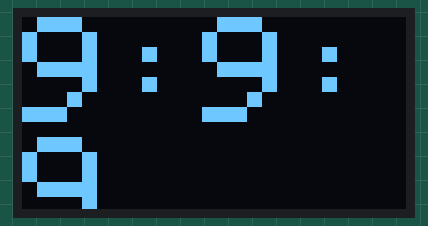
Bench run of a sketch on a simulated Arduino Uno, built with avr-gcc and run on an emulated ATmega328P. Parts: 128×64 one-colour display.

Above: at 0.14 s.
At 4.99 s:
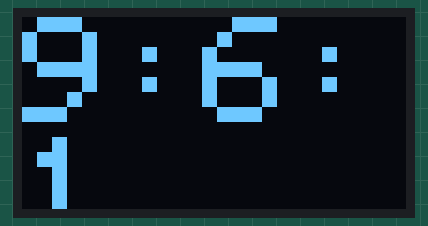
At 9.97 s:
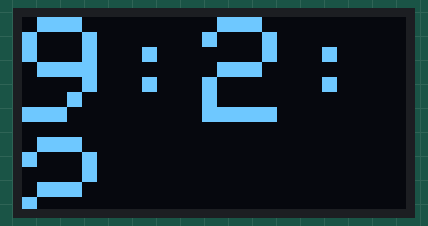
At 19.93 s:
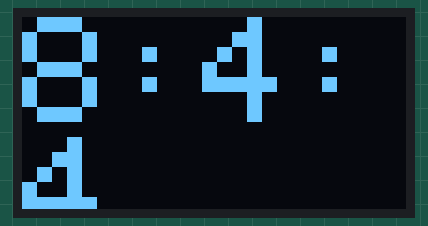
At 29.88 s:
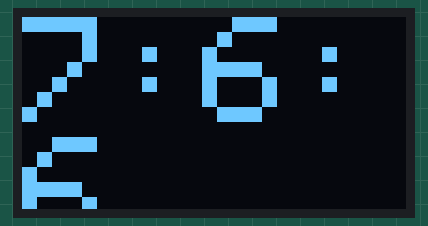
At 39.84 s:
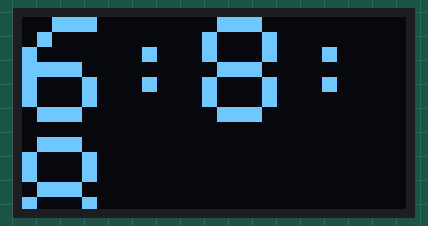

The sketch:

Counter.ino
```cpp
#include <Wire.h>
#include <Adafruit_GFX.h>
#include <Adafruit_SSD1306.h>

//Peripheral Mapped Address
#define OLED_ADDR   0x3C

//I2C Wire GPIO pin numbers
#define SDA 21
#define SCL 22

//Oled Display
Adafruit_SSD1306 display(128, 64, &Wire, -1);

//Insert Columns
String insertColons(const String &input) {
    String result = "";

    for (int i = 0; i < input.length(); ++i) {
        result += input[i];
        if (i < input.length() - 1) {
            result += ':';
        }
    }

    return result;
}
 //Initial values
  int counter = 1000;

//Setup
void setup() {
  //Setting Wires
  Wire.setPins(SDA, SCL);
  Wire.begin();

  display.begin(SSD1306_SWITCHCAPVCC, OLED_ADDR); //Turns on display
  display.clearDisplay(); //Clears ram buffer
  display.setTextColor(1);
  display.setTextSize(5);
  display.setCursor(20, 20);
  display.display();
}

void loop() {
    // Original integer
//    int number = 12345;
    counter--;
    // Convert integer to String
    String input = String(counter);

    // Insert colons between characters
    String output = insertColons(input);

    // Display the result
    display.clearDisplay(); // Clear display buffer
    display.setCursor(0, 0); // Set cursor position
    display.println(output); // Print output string
    display.display(); // Send buffer to display

    delay(100); // Wait for 5 seconds before repeating
}
```
